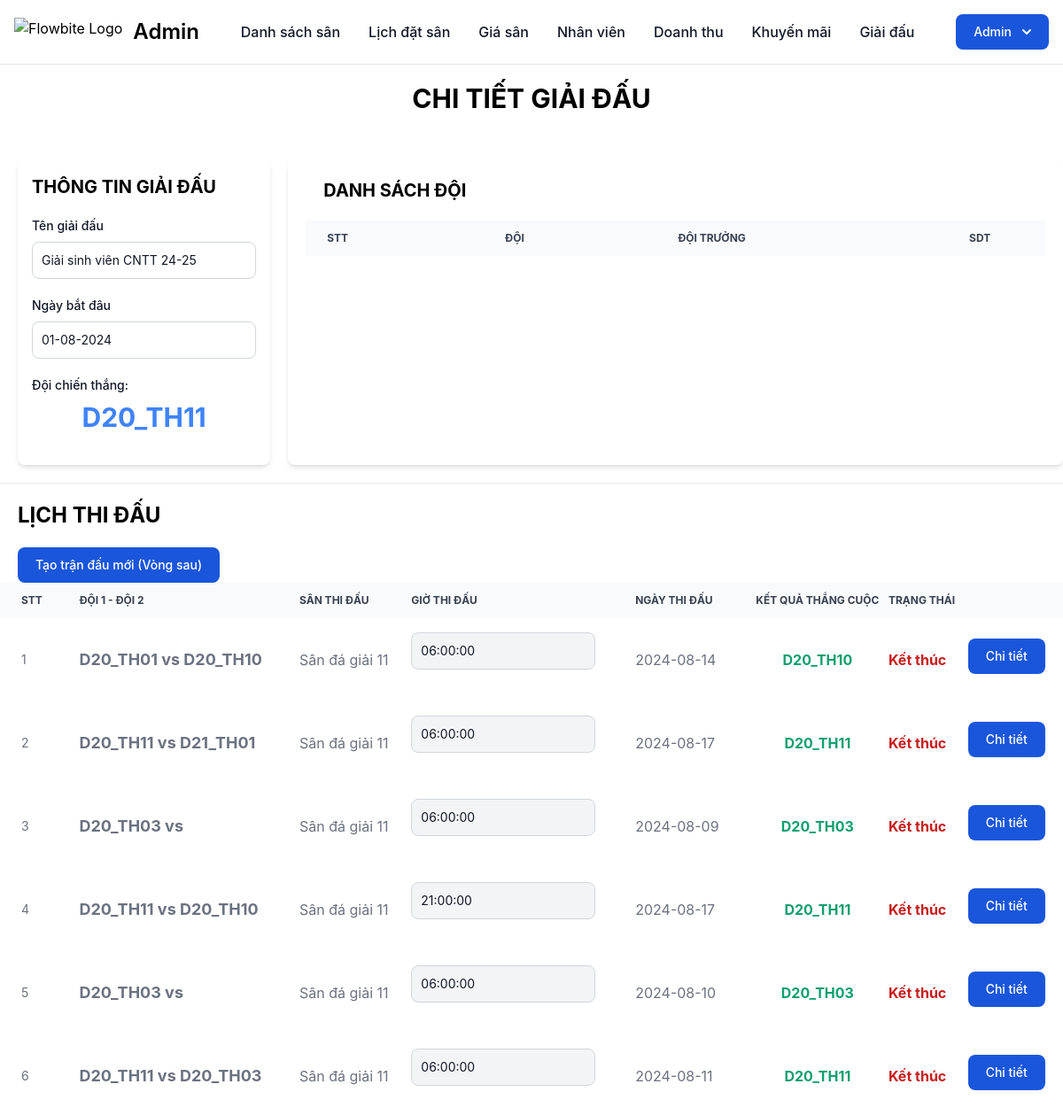
The app's page /manager/detail_tournament.php?id=1 (signed in) with its own data.
### tables this page shows
CREATE TABLE IF NOT EXISTS `tournament` (
  `id` int(11) NOT NULL AUTO_INCREMENT,
  `name` varchar(255) NOT NULL,
  `deleted` tinyint(1) DEFAULT '0',
  `start_day` date NOT NULL,
  `manager_id` int(11) NOT NULL,
  `type_tour_id` int(11) NOT NULL,
  PRIMARY KEY (`id`),
  KEY `tournament_manager_id_fk` (`manager_id`),
  KEY `tournament_type_tour_id` (`type_tour_id`)
);

CREATE TABLE IF NOT EXISTS `team` (
  `id` int(11) NOT NULL AUTO_INCREMENT,
  `name` varchar(255) NOT NULL,
  `deleted` tinyint(1) NOT NULL DEFAULT '0',
  `info_team` varchar(255) DEFAULT NULL,
  `group` char(1) DEFAULT NULL,
  `isWinner` int(11) NOT NULL DEFAULT '0',
  `point` int(11) DEFAULT '0',
  `tournament_id` int(11) DEFAULT NULL,
  PRIMARY KEY (`id`),
  KEY `team_tournament_id_fk` (`tournament_id`)
);

CREATE TABLE IF NOT EXISTS `match` (
  `id` int(11) NOT NULL AUTO_INCREMENT,
  `name` varchar(255) NOT NULL,
  `date` date NOT NULL,
  `pitch_detail_id` int(11) NOT NULL,
  `winner` varchar(255) DEFAULT NULL,
  `referee` varchar(255) DEFAULT NULL,
  PRIMARY KEY (`id`),
  KEY `match_pitch_detail_id_fk` (`pitch_detail_id`)
);

### manager/detail_tournament.php (the view, shortened to what the rows shown need)
<!DOCTYPE html>
<html lang="en">
<head>
    <link rel="stylesheet" href="../css//output.css">
    <link href="https://cdnjs.cloudflare.com/ajax/libs/flowbite/2.3.0/flowbite.min.css" rel="stylesheet" />
</head>
<body>
    <?php
    $id = $_GET['id'];
    $admin = new Admin;
    $tour = new Tournament;
    $type_tour = $tour->getTypeTour($id);
    ?>
    <h1 class="text-center font-bold text-3xl mt-5 mb-5 pb-8">CHI TIẾT GIẢI ĐẤU</h1>
    <div class="mb-5 flex justify-center">
        <?php
        $info_tournament = $admin->getTournamentById($id);
        $start_day = date("d-m-Y", strtotime($info_tournament['start_day']));
        $winner_of_tournament = $tour->getWinnerOfTournament($id);
        ?>
        <div class="info-tour w-96 ms-5 sm:rounded-lg shadow-md p-4">
            <h2 class="text-xl font-bold mb-5">THÔNG TIN GIẢI ĐẤU</h2>
            <div class="mb-5">
                <label for="tour_name" class="block mb-2 text-sm font-medium text-gray-900 dark:text-white">Tên giải đấu</label>
                <input type="text" id="tour_name" aria-label="disabled input" class="mb-5 bg-white border border-gray-300 text-gray-900 text-sm rounded-lg focus:ring-blue-500 focus:border-blue-500 block w-full p-2.5 cursor-not-allowed dark:bg-gray-700 dark:border-gray-600 dark:placeholder-gray-400 dark:text-gray-400 dark:focus:ring-blue-500 dark:focus:border-blue-500" value="<?php echo $info_tournament['name']  ?>" disabled>
            </div>
            <div class="mb-5">
                <label for="tour_name" class="block mb-2 text-sm font-medium text-gray-900 dark:text-white">Ngày bắt đâu</label>
                <input type="text" id="tour_name" aria-label="disabled input" class="mb-5 bg-white border border-gray-300 text-gray-900 text-sm rounded-lg focus:ring-blue-500 focus:border-blue-500 block w-full p-2.5 cursor-not-allowed dark:bg-gray-700 dark:border-gray-600 dark:placeholder-gray-400 dark:text-gray-400 dark:focus:ring-blue-500 dark:focus:border-blue-500" value="<?php echo $start_day ?>" disabled>
            </div>
            <div class="mb-5">
                <label class="block mb-2 text-sm font-medium text-gray-900 dark:text-white" for="">Đội chiến thắng:</label>
                <h2 class="font-bold text-3xl text-blue-500 text-center"><?=$winner_of_tournament?></h2>
            </div>
        </div>
        <div class="overflow-y-auto shadow-md sm:rounded-lg w-full ms-5 p-5">
            <h2 class="text-xl font-bold ms-5 mb-5">DANH SÁCH ĐỘI</h2>
            <?php
                if($type_tour == 1){
                    require_once("./type_tour/knockout.php");
                }else{
                    require_once("./type_tour/circular.php");
                }
            ?>
        </div>
    </div>
    <div class="mb-5 mt-5">
        <h2 class="text-left font-bold text-2xl mb-5 ms-5">LỊCH THI ĐẤU</h2>
            <?php
            $existMatch = $tour->existMatchTour($id);
            ?>
        <?php
        $histories = $admin->historyMatchDetail($id);
        echo ' <table class="w-full text-sm text-left rtl:text-right text-gray-500 dark:text-gray-400 overflow-x">
            <thead class="text-xs text-gray-700 uppercase bg-gray-50 dark:bg-gray-700 dark:text-gray-400">
                <tr>
                    <th scope="col" class="px-6 py-3">
                       STT
                    </th>
                    <th scope="col" class="px-3 py-3">
                       Đội 1 - Đội 2
                    </th>
                    <th scope="col" class="px-3 py-3">
                       Sân thi đấu
                    </th>
                    <th scope="col" class="px-1 py-3">
                       Giờ thi đấu
                    </th>
                    <th scope="col" class="px-6 py-3">
                       Ngày thi đấu
                    </th>
                    <th scope="col" class="py-3 text-center">
                        Kết quả thắng cuộc
                    </th>
                    <th scope="col" class="px-1 py-3">
                       Trạng thái
                    </th>
                    <th scope="col" class="px-1 py-3">
                    </th>
                </tr>
            </thead>
            <tbody>';
        if ($existMatch == null) {
            return;
        } else {
            $currentDate = date('Y-m-d');
            $index = 1;
            foreach ($histories as $match_detail) {
                $j = 0;
                $infoMatch = $tour->getInfoMatchByMatchId($match_detail['id']);
                $count = count($infoMatch);
                if ($count == 1) {
                    $infoMatch[] = array(
                        "pitch_id" => '',
                        "match_id" => '',
                        "start" => '',
                        "t_name" => '',
                        "score" => 0,
                        "team_id" => '',
                    );
                }
                $id_match = $infoMatch[$j]['match_id'];
                $team_1 = $infoMatch[$j]['t_name'];
                $team_2 = $infoMatch[$j + 1]['t_name'];
                $score_1 = $infoMatch[$j]['score'];
                $score_2 = $infoMatch[$j + 1]['score'];
                $team_id_1 = $infoMatch[$j]['team_id'];
                $team_id_2 = $infoMatch[$j + 1]['team_id'];
                $point_1 = $infoMatch[$j]['point']??0;
                $point_2 = $infoMatch[$j + 1]['point']??0;
                echo '<tr>
                <td class="px-6 py-4">
                   ' . $index++ . '
                </td>
                <td class="px-3 py-4 font-bold text-lg">
                   ' . $match_detail['name'] . '
                </td>
                <td class="px-3 py-4  text-base">
                   ' . $match_detail['p_name'] . '
                </td>
                <td class="px-1 py-4 text-base">
                   <input type="text" id="time" name="time" aria-label="disabled input" class=" mb-5 bg-gray-100 border border-gray-300 text-gray-900 text-sm rounded-lg focus:ring-blue-500 focus:border-blue-500 block w-52 p-2.5 cursor-not-allowed dark:bg-gray-700 dark:border-gray-600 dark:placeholder-gray-400 dark:text-gray-400 dark:focus:ring-blue-500 dark:focus:border-blue-500" value="' . $match_detail['start'] . '" disabled/>
                </td>
                <td class="px-6 py-4 text-base">
                   ' . $match_detail['date'] . '
                </td>
                <td class="py-4 text-center font-bold text-base text-green-500">
                ' . $match_detail['winner'] . '
                </td>
                <td class="px-1 py-4">
                   ';
                   $date_now = new DateTime($currentDate);
                   $date_match  = new DateTime($match_detail['date']);
                if ($date_now > $date_match || $match_detail['winner'] !== null)
                {
                    echo '<div class="text-base font-bold text-red-700">Kết thúc</div>';
                }
                echo '
                </td>
                <td class="px-1 py-4">
                    <button onclick="toggleDetail(' . $index . ')" class="text-white bg-blue-700 hover:bg-blue-800 focus:ring-4 focus:ring-blue-300 font-medium rounded-lg text-sm px-5 py-2.5 me-2 mb-2 dark:bg-blue-600 dark:hover:bg-blue-700 focus:outline-none dark:focus:ring-blue-800">Chi tiết</button>
                </td>
            </tr>
            <tr id="detail-' . $index . '" style="display: none;">
                    <td colspan="7">
                        <div class="flex justify-center items-center">
                            <form action="update_match.php?tour_id=' . $_GET['id'] . '&match_id=' . $id_match . '" method="post">
                                    <input type="hidden" name="team_1" value="' . $team_id_1 . '"/>
                                    <input type="hidden" name="team_2" value="' . $team_id_2 . '"/>
                                    <input type="hidden" name="point_1" value="' . $point_1 . '"/>
                                    <input type="hidden" name="point_2" value="' . $point_2 . '"/>
                                    <input type="hidden" name="t1_name" value="' . $team_1 . '"/>
                                    <input type="hidden" name="t2_name" value="' . $team_2 . '"/>
                                        ' . $team_1 . '
                                            ' . $score_1 . '
                                            ' . $score_2 . '
                                        ' . $team_2 . '
                                <div class="mb-5">
                                        ' . $infoMatch[0][''] . '
                                    <div class="mb-5">
                                        <select id="time" name="time" class="bg-gray-50 border border-gray-300 text-gray-900 text-sm rounded-lg focus:ring-blue-500 focus:border-blue-500 block w-full p-2.5 dark:bg-gray-700 dark:border-gray-600 dark:placeholder-gray-400 dark:text-white dark:focus:ring-blue-500 dark:focus:border-blue-500">
                                            <option selected value="' . $infoMatch[0]['d_id'] . '">' . $infoMatch[0]['start'] . '</option>';
                                    echo '
                                        </select>
                                    </div>
                                    <div class="mb-5">
                                        <label for="pitch" class="block mb-2 text-sm font-medium text-gray-900 dark:text-white">Chọn sân muốn thi đấu</label>
                                        <select id="pitch" name="pitch" class="bg-gray-50 border border-gray-300 text-gray-900 text-sm rounded-lg focus:ring-blue-500 focus:border-blue-500 block w-full p-2.5 dark:bg-gray-700 dark:border-gray-600 dark:placeholder-gray-400 dark:text-white dark:focus:ring-blue-500 dark:focus:border-blue-500">
                                            <option selected value="' . $infoMatch[0]['pitch_id'] . '">' . $infoMatch[0]['pitch_name'] . '</option>';
                                    echo '
                                        </select>
                                    </div>
                                </div>
                                <div class = "mb-5 w-full flex">
                                <button type="submit" name="date_info" class="flex justify-center w-full focus:outline-none text-white bg-green-500 hover:bg-green-700 focus:ring-4 focus:ring-green-300 font-medium rounded-lg text-sm px-5 py-2.5 me-2 mb-2 dark:bg-green-600 dark:hover:bg-green-700 dark:focus:ring-green-800">Cập nhật thông tin sân</a>
                                <button type="submit" name="score" class="flex justify-center w-full focus:outline-none text-white bg-green-500 hover:bg-green-700 focus:ring-4 focus:ring-green-300 font-medium rounded-lg text-sm px-5 py-2.5 me-2 mb-2 dark:bg-green-600 dark:hover:bg-green-700 dark:focus:ring-green-800">Cập nhật tỷ số</a>
                                </div>
                            </form>
                        </div>
                    </td>
                </tr>
               ';
            }
        }
        echo ' </tbody>
            </table>';
        ?>
    </div>
</body>
</html>

### records on screen
tournament: name "Giải sinh viên CNTT 24-25", start_day "01-08-2024"
team: name "D20_TH11"
match: name "D20_TH01 vs D20_TH10", p_name "Sân đá giải 11", time "06:00:00", date "2024-08-14", winner "D20_TH10", shows "Kết thúc"
match: name "D20_TH11 vs D21_TH01", p_name "Sân đá giải 11", time "06:00:00", date "2024-08-17", winner "D20_TH11", shows "Kết thúc"
match: name "D20_TH03 vs", p_name "Sân đá giải 11", time "06:00:00", date "2024-08-09", winner "D20_TH03", shows "Kết thúc"
match: name "D20_TH11 vs D20_TH10", p_name "Sân đá giải 11", time "21:00:00", date "2024-08-17", winner "D20_TH11", shows "Kết thúc"
match: name "D20_TH03 vs", p_name "Sân đá giải 11", time "06:00:00", date "2024-08-10", winner "D20_TH03", shows "Kết thúc"
match: name "D20_TH11 vs D20_TH03", p_name "Sân đá giải 11", time "06:00:00", date "2024-08-11", winner "D20_TH11", shows "Kết thúc"
